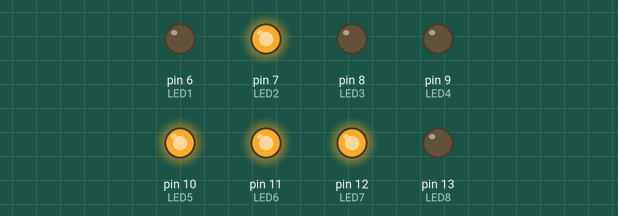
The sketch below on a simulated Arduino Uno, built with avr-gcc and run on an emulated ATmega328P. Parts: output pins drawn as LEDs (lit = HIGH).

Above: at 1.0 s.
At 3.0 s:
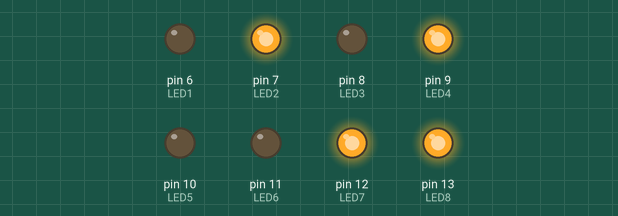
At 5.0 s:
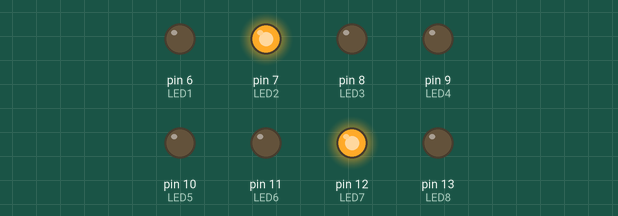
At 7.0 s:
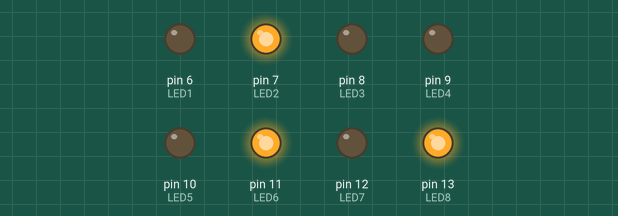
Timing chart, 0 to 9.2 s (numbered marks = the images above):
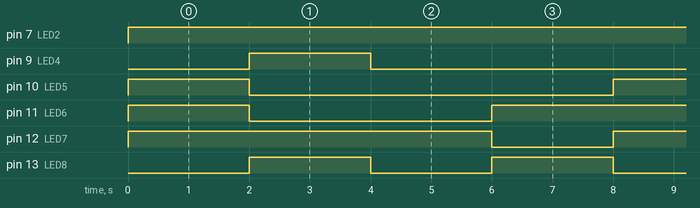

Measured:
- by itself, pin 7 (LED2): LOW → HIGH at 0.00 s
- by itself, pin 9 (LED4), pin 10 (LED5): alternates HIGH for 2.0 s and LOW for 6.0 s
- by itself, pin 11 (LED6): repeats every 8.0 s: LOW 4.0 s, HIGH 4.0 s
- by itself, pin 12 (LED7): alternates HIGH for 6.0 s and LOW for 2.0 s
- by itself, pin 13 (LED8): alternates HIGH for 2.0 s and LOW for 2.0 s

The sketch:

Light_Show_Complete.ino
```cpp
/*
 *  Title: NSBE Digital Electronics Tutorial
 *  Author: Chidi Ewenike
 *  Date: 01/22/2020
 *  Description: LED light sequence
 */

// Pin mapping for each LED
const int LED1 =  6;
const int LED2 =  7;
const int LED3 =  8;
const int LED4 =  9;
const int LED5 =  10;
const int LED6 =  11;
const int LED7 =  12;
const int LED8 =  13;

void setup()
{
  // Put your setup code here, to run once:
  // Setup each pin with the pin number and
  // whether it is input or output
  pinMode(LED1, OUTPUT);
  pinMode(LED2, OUTPUT);
  pinMode(LED3, OUTPUT);
  pinMode(LED4, OUTPUT);
  pinMode(LED5, OUTPUT);
  pinMode(LED6, OUTPUT);
  pinMode(LED7, OUTPUT);
  pinMode(LED8, OUTPUT);
}

void loop()
{
  /* put your main code here, to run repeatedly
     If you would like to run one of these sequences, simply remove the "//" below before the sequence name
     Example:
     // Light_Sequence_2();
     ^^ Remove "//"
     Light_Sequence_2();
  */

  //  Test_All();
    ASCII_To_Binary();
  //  Light_Sequence_1();
  //  Light_Sequence_2();
}

// First Light Sequence
void Light_Sequence_1()
{
    digitalWrite(LED8, 1);
    delay(250);
    digitalWrite(LED8, 0);
    delay(250);

    digitalWrite(LED7, 1);
    delay(250);
    digitalWrite(LED7, 0);
    delay(250);

    digitalWrite(LED6, 1);
    delay(250);
    digitalWrite(LED6, 0);
    delay(250);

    digitalWrite(LED5, 1);
    delay(250);
    digitalWrite(LED5, 0);
    delay(250);

    digitalWrite(LED4, 1);
    delay(250);
    digitalWrite(LED4, 0);
    delay(250);

    digitalWrite(LED3, 1);
    delay(250);
    digitalWrite(LED3, 0);
    delay(250);

    digitalWrite(LED2, 1);
    delay(250);
    digitalWrite(LED2, 0);
    delay(250);

    digitalWrite(LED1, 1);
    delay(250);
    digitalWrite(LED1, 0);
    delay(250);
}

// Second Light Sequence
void Light_Sequence_2()
{
    digitalWrite(LED8, 1);
    delay(250);

    digitalWrite(LED7, 1);
    delay(250);

    digitalWrite(LED6, 1);
    delay(250);

    digitalWrite(LED5, 1);
    delay(250);

    digitalWrite(LED4, 1);
    delay(250);

    digitalWrite(LED3, 1);
    delay(250);

    digitalWrite(LED2, 1);
    delay(250);

    digitalWrite(LED1, 1);
    delay(250);

    digitalWrite(LED8, 0);
    delay(250);

    digitalWrite(LED7, 0);
    delay(250);

    digitalWrite(LED6, 0);
    delay(250);

    digitalWrite(LED5, 0);
    delay(250);

    digitalWrite(LED4, 0);
    delay(250);

    digitalWrite(LED3, 0);
    delay(250);

    digitalWrite(LED2, 0);
    delay(250);

    digitalWrite(LED1, 0);
    delay(250);
}

// Turns all LEDS on as a test
void Test_All()
{
  digitalWrite(LED8, 1);
  digitalWrite(LED7, 1);
  digitalWrite(LED6, 1);
  digitalWrite(LED5, 1);
  digitalWrite(LED4, 1);
  digitalWrite(LED3, 1);
  digitalWrite(LED2, 1);
  digitalWrite(LED1, 1);

  delay(300000);
}

// Display Characters in Binary
void ASCII_To_Binary()
{
  char ascii[4]= {'N', 'S', 'B', 'E'};
  char curr_char = '0';

  for (int i = 0; i < 4; i++)
  {
    curr_char = ascii[i];

    digitalWrite(LED8, (curr_char >> 0) & 1);
    digitalWrite(LED7, (curr_char >> 1) & 1);
    digitalWrite(LED6, (curr_char >> 2) & 1);
    digitalWrite(LED5, (curr_char >> 3) & 1);
    digitalWrite(LED4, (curr_char >> 4) & 1);
    digitalWrite(LED3, (curr_char >> 5) & 1);
    digitalWrite(LED2, (curr_char >> 6) & 1);
    digitalWrite(LED1, (curr_char >> 7) & 1);

    delay(2000);
  }
}
```
